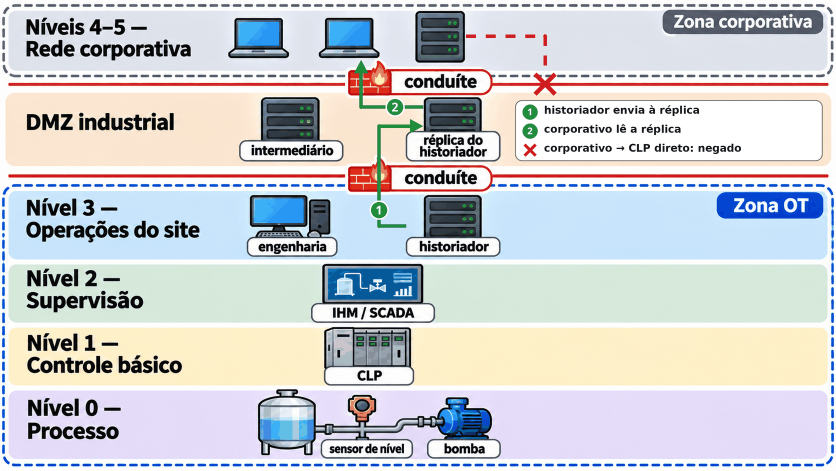
#> input picture docs/assets/a19-a20/imagem29.png, 1672 x 941 px, found by its file name (shown at 1/2 size)
$ python imagem29_setas_purdue.py
#> lines starting #> are read from the running program, lines starting #| are printed output that depends on the picture
#!/usr/bin/env python3
"""Sobrepõe à base gerada da imagem 29 (A19) as setas de fluxo e a legenda.

Base: imagem do docente sem setas (5 nov. 2026), salva fora do repositório em /tmp/imagem29.png.
Saída: img29-overlay.png, depois reduzida a 256 cores em docs/assets/a19-a20/imagem29.png.
"""
from PIL import Image, ImageDraw, ImageFont
import math, sys
S=2
base=Image.open('/tmp/imagem29.png').convert('RGB')
#> base is the input picture: PIL image 1672x941 RGB; mean R, G, B 204.3, 206.6, 209.9
im=base.resize((base.width*S, base.height*S), Image.LANCZOS)
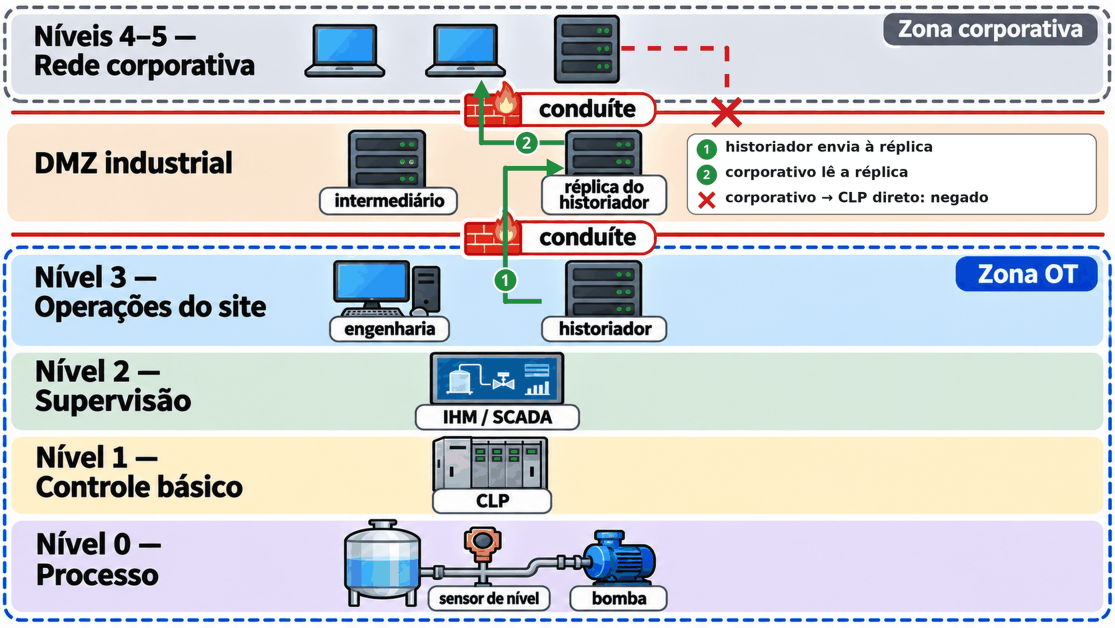
#> im: PIL image 3344x1882 RGB (shown at 1/3 size); mean R, G, B 204.3, 206.6, 209.9
d=ImageDraw.Draw(im)
G=(30,140,60); R=(205,30,30); W=7*S
F=lambda n: ImageFont.truetype('/usr/share/fonts/truetype/noto/NotoSans-Bold.ttf', n*S)
def P(pts): return [(x*S,y*S) for x,y in pts]
def poly(pts,col,dash=False):
#> called with col = (30, 140, 60), dash = False
    pts=P(pts)
    for (x1,y1),(x2,y2) in zip(pts,pts[1:]):
        if not dash:
            d.line([(x1,y1),(x2,y2)],fill=col,width=W)
        else:
            L=math.hypot(x2-x1,y2-y1); n=int(L//(18*S))
            for i in range(0,n,2):
                a=i/n; b=min((i+1)/n,1)
                d.line([(x1+(x2-x1)*a,y1+(y2-y1)*a),(x1+(x2-x1)*b,y1+(y2-y1)*b)],fill=col,width=W)
    for (x,y) in pts[1:-1]:
        r=W/2; d.ellipse((x-r,y-r,x+r,y+r),fill=col)
def head(p_from,p_to,col):
    (x1,y1),(x2,y2)=P([p_from,p_to]); ang=math.atan2(y2-y1,x2-x1); L=26*S; w=14*S
    bx,by=x2-L*math.cos(ang),y2-L*math.sin(ang)
    d.polygon([(x2,y2),(bx+w*math.sin(ang),by-w*math.cos(ang)),(bx-w*math.sin(ang),by+w*math.cos(ang))],fill=col)
def badge(x,y,t,col):
#> called with x = 758, y = 420, t = '1', col = (30, 140, 60)
    r=19*S; x*=S;y*=S
    d.ellipse((x-r,y-r,x+r,y+r),fill=col,outline=(255,255,255),width=3*S)
    f=F(24); w=d.textlength(t,font=f); d.text((x-w/2,y-17*S),t,font=f,fill=(255,255,255))
#> after `w = d.textlength(t, font=f)`: w = 27.45
# arrow 1: historiador -> réplica through lower firewall icon (x~760)
a1=[(812,452),(758,452),(758,252),(818,252)]
poly(a1[:-1]+[(822,252)],G); head(a1[-2],(846,252),G)
badge(758,420,"1",G)
# arrow 2: réplica -> corporativo through upper firewall icon (x~722)
a2=[(846,214),(722,214),(722,150)]
poly(a2+[(722,140)],G); head((722,160),(722,120),G)
badge(722,240-50,"2",G) if False else None
badge(790,214,"2",G)
# red: corporativo -> CLP direto, stops at conduíte line with X
r=[(932,72),(1090,72),(1090,150)]
poly(r,R,dash=True)
x,y=1090*S,168*S; k=20*S
d.line([(x-k,y-k),(x+k,y+k)],fill=R,width=9*S); d.line([(x-k,y+k),(x+k,y-k)],fill=R,width=9*S)
# legend in DMZ right area
lx,ly=1030,200
box=(lx*S,ly*S,1645*S,322*S)
d.rounded_rectangle(box,radius=14*S,fill=(255,255,255),outline=(120,120,120),width=2*S)
f=ImageFont.truetype("/usr/share/fonts/truetype/dejavu/DejaVuSans-Bold.ttf", 21*S)
rows=[("1",G,"historiador envia à réplica"),("2",G,"corporativo lê a réplica"),("x",R,"corporativo → CLP direto: negado")]
for i,(t,col,txt) in enumerate(rows):
    cy=ly+24+i*38
    if t=="x":
        cx=lx+30; kk=11
        d.line([((cx-kk)*S,(cy-kk)*S),((cx+kk)*S,(cy+kk)*S)],fill=col,width=6*S); d.line([((cx-kk)*S,(cy+kk)*S),((cx+kk)*S,(cy-kk)*S)],fill=col,width=6*S)
    else:
        rr=15*S; cx=(lx+30)*S
        d.ellipse((cx-rr,cy*S-rr,cx+rr,cy*S+rr),fill=col)
        ff=F(19); w=d.textlength(t,font=ff); d.text((cx-w/2,cy*S-14*S),t,font=ff,fill=(255,255,255))
    d.text(((lx+58)*S,(cy-16)*S),txt,font=f,fill=(25,25,25))
#> this loop made 3 passes
#> w on passes 1 to 2: 21.73, 21.73
out=im.resize(base.size, Image.LANCZOS)
out.save('img29-overlay.png')

$ run again, with docs/assets/a19-a20/imagem26.png copied over docs/assets/a19-a20/imagem29.png
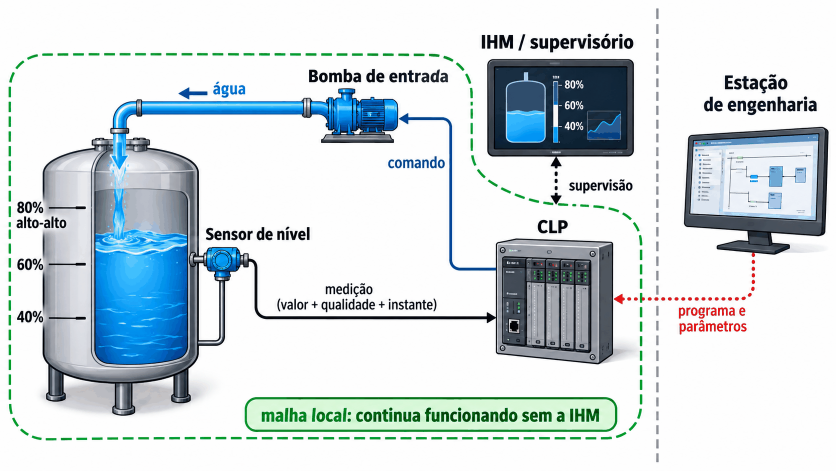
#> input picture docs/assets/a19-a20/imagem26.png, 1672 x 941 px, found by its file name (shown at 1/2 size)
#> base is the input picture: PIL image 1672x941 RGB; mean R, G, B 207.7, 218, 222
#> `im=base.resize((base.width*S, base.height*S), Image.LANCZOS)`:
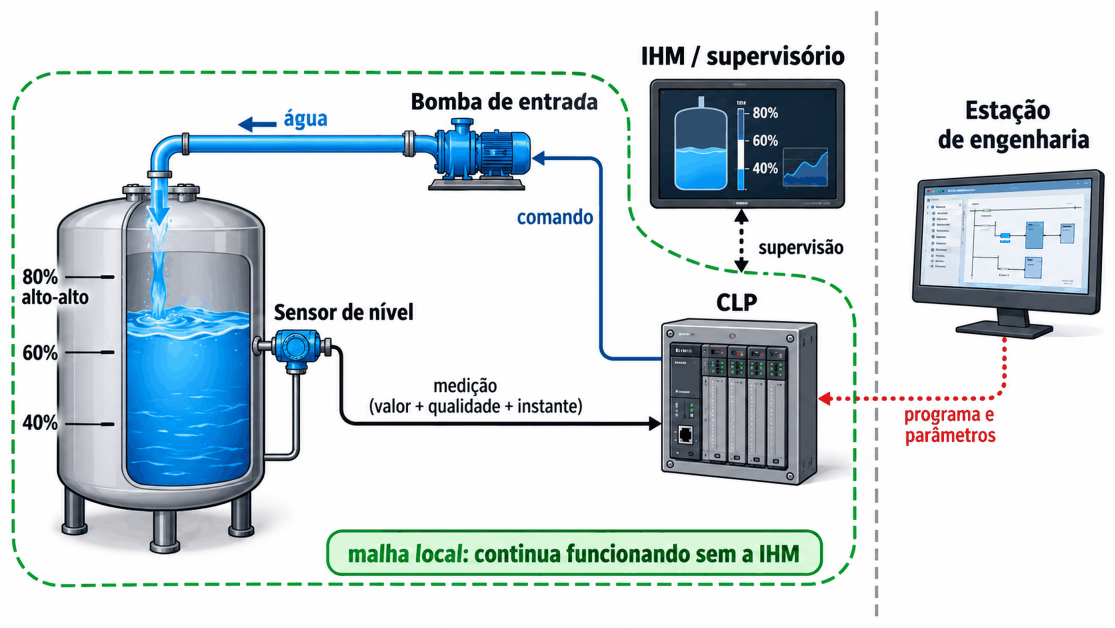
#> im: PIL image 3344x1882 RGB (shown at 1/3 size); mean R, G, B 207.7, 218, 222
#> in badge, `w = d.textlength(t, font=f)`: w = 27.45
#> the loop `for i,(t,col,txt) in enumerate(rows):` made 3 passes
#> w on passes 1 to 2: 21.73, 21.73
#> `out=im.resize(base.size, Image.LANCZOS)`:
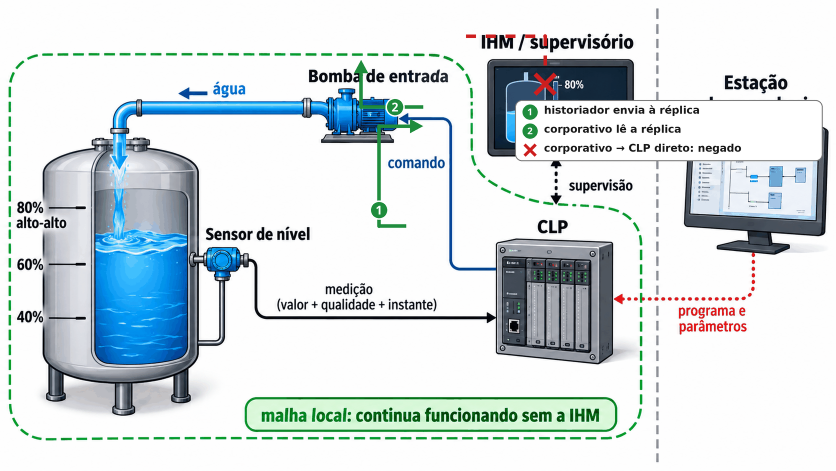
#> out: PIL image 1672x941 RGB (shown at 1/2 size); mean R, G, B 211.2, 220.8, 223.7

$ run again, with docs/assets/a19-a20/imagem27.png copied over docs/assets/a19-a20/imagem29.png
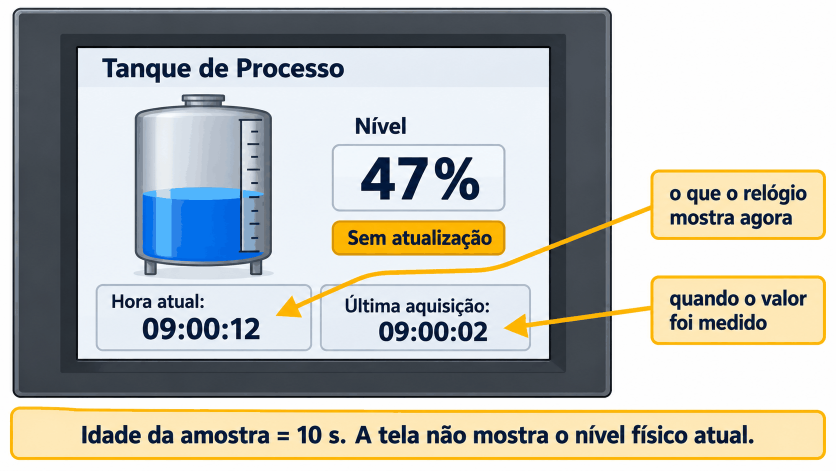
#> input picture docs/assets/a19-a20/imagem27.png, 1672 x 941 px, found by its file name (shown at 1/2 size)
#> base is the input picture: PIL image 1672x941 RGB; mean R, G, B 186.4, 187.2, 181.5
#> `im=base.resize((base.width*S, base.height*S), Image.LANCZOS)`:
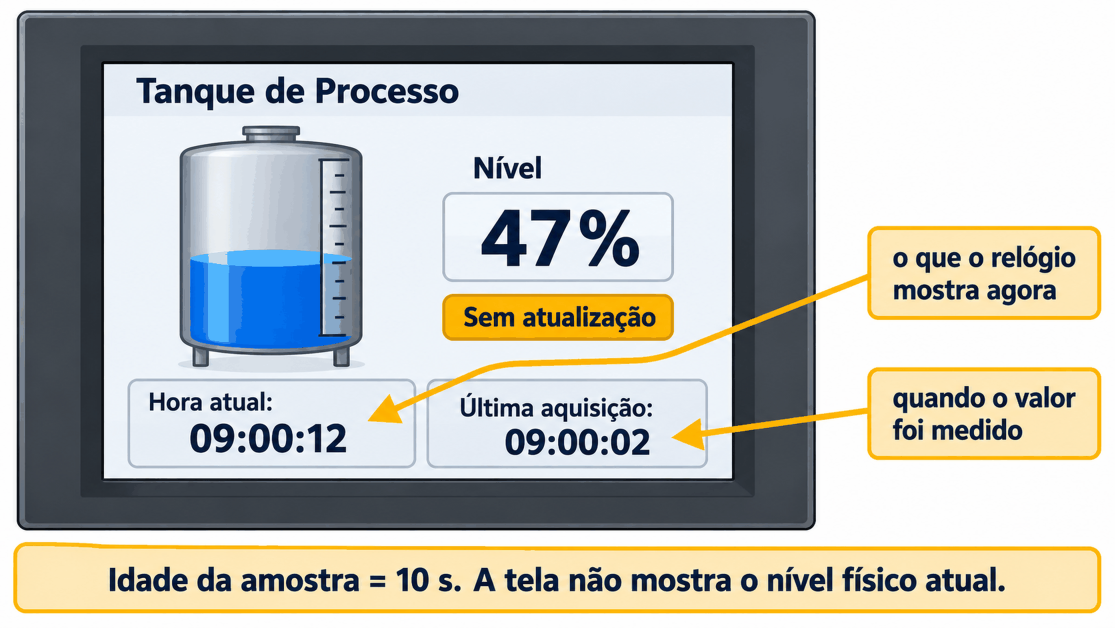
#> im: PIL image 3344x1882 RGB (shown at 1/3 size); mean R, G, B 186.4, 187.2, 181.5
#> in badge, `w = d.textlength(t, font=f)`: w = 27.45
#> the loop `for i,(t,col,txt) in enumerate(rows):` made 3 passes
#> w on passes 1 to 2: 21.73, 21.73
#> `out=im.resize(base.size, Image.LANCZOS)`:
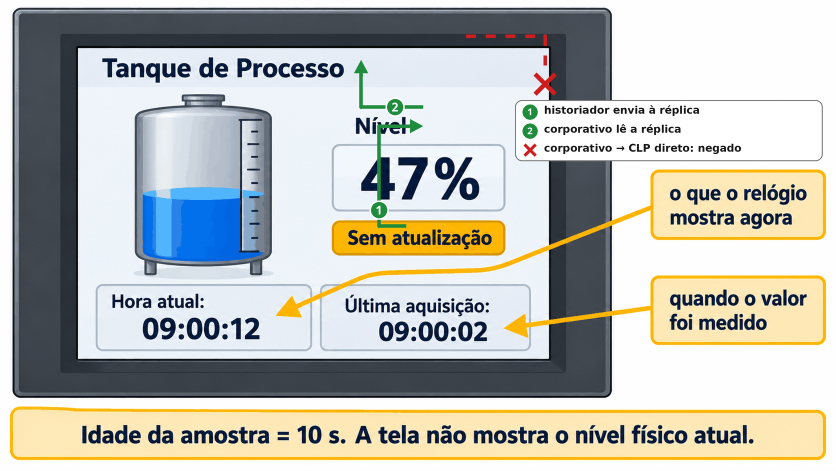
#> out: PIL image 1672x941 RGB (shown at 1/2 size); mean R, G, B 186.5, 187.4, 181.3

$ run again, with docs/assets/a19-a20/imagem28.png copied over docs/assets/a19-a20/imagem29.png
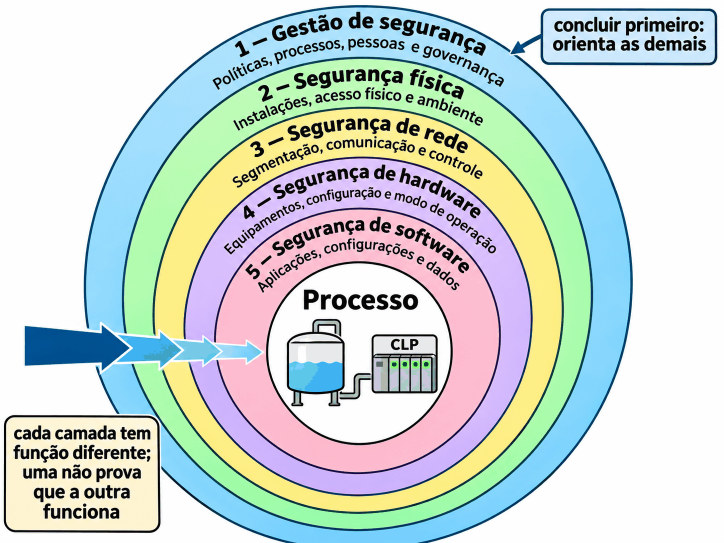
#> input picture docs/assets/a19-a20/imagem28.png, 1448 x 1086 px, found by its file name (shown at 1/2 size)
#> base is the input picture: PIL image 1448x1086 RGB; mean R, G, B 200.9, 212.7, 208.9
#> `im=base.resize((base.width*S, base.height*S), Image.LANCZOS)`:
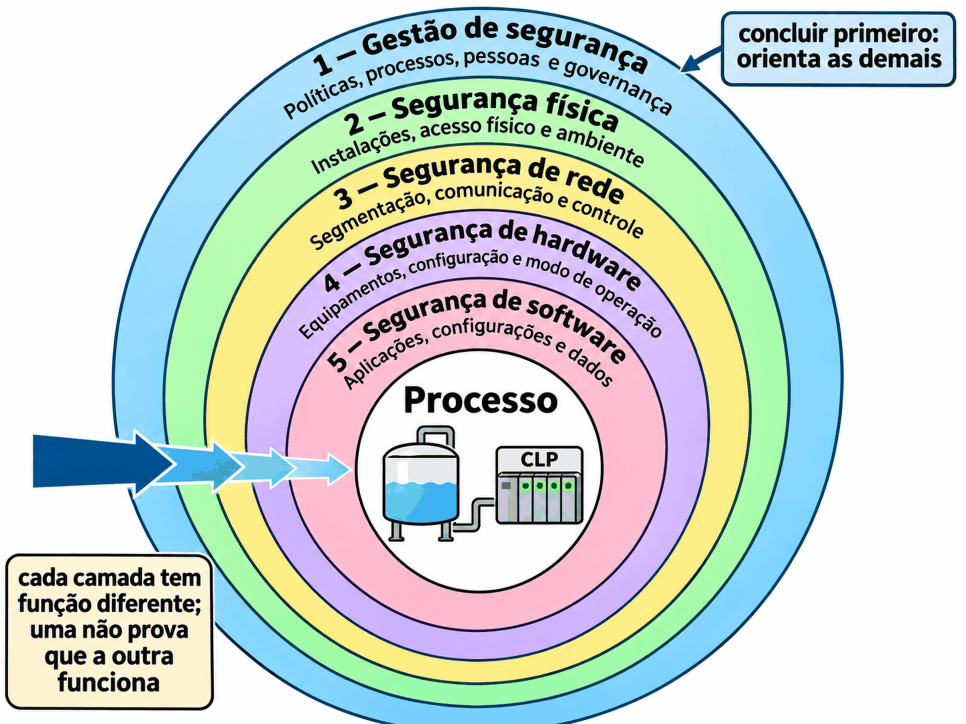
#> im: PIL image 2896x2172 RGB (shown at 1/3 size); mean R, G, B 200.9, 212.7, 209
#> in badge, `w = d.textlength(t, font=f)`: w = 27.45
#> the loop `for i,(t,col,txt) in enumerate(rows):` made 3 passes
#> w on passes 1 to 2: 21.73, 21.73
#> `out=im.resize(base.size, Image.LANCZOS)`:
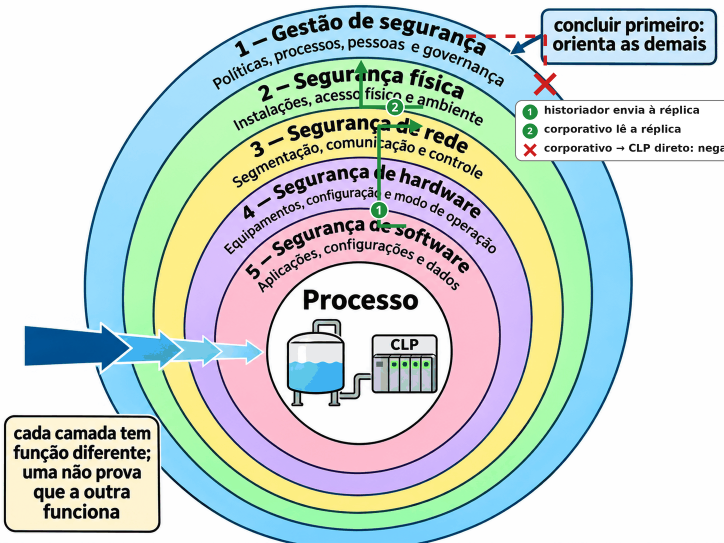
#> out: PIL image 1448x1086 RGB (shown at 1/2 size); mean R, G, B 200.5, 211.8, 207.6
